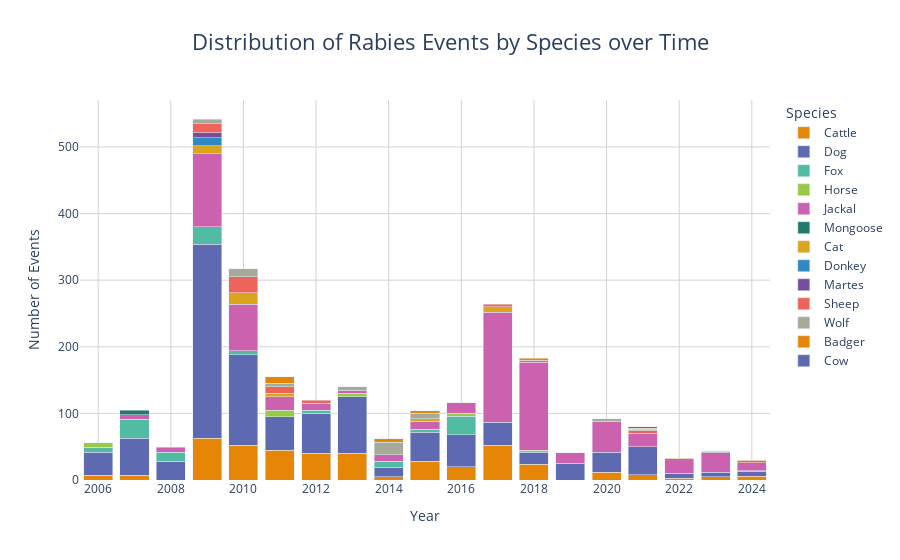

Notebook code for this chart:
### Markdown cell above
### Distribution of Rabies Events by Species over Time

### Code cell
# Count the number of events per year and species
events_per_year_species = df_rabies_raw.groupby(['Year', 'SpeciesNameEng']).size().reset_index(name='Counts')

# Create the stacked bar chart
fig = px.bar(events_per_year_species, 
             x='Year', 
             y='Counts', 
             color='SpeciesNameEng', 
             title='Distribution of Rabies Events by Species over Time',
             labels={'SpeciesNameEng': 'Species', 'Counts': 'Number of Events'},
             color_discrete_sequence=px.colors.qualitative.Vivid)

# Update layout
fig.update_layout(
    barmode='stack',
    xaxis_title='Year',
    yaxis_title='Number of Events',
    title_x=0.5,
    title_font=dict(size=22),
    legend_title_text='Species',
    plot_bgcolor='white',
    xaxis=dict(showgrid=True, gridcolor='lightgrey'),
    yaxis=dict(showgrid=True, gridcolor='lightgrey')
)

# Save the interactive plot to an HTML file
html_content = fig.to_html(include_plotlyjs='cdn', full_html=False)
minified_html = htmlmin.minify(html_content, remove_comments=True, reduce_empty_attributes=True)

with open("public/plots/interactive_distribution_rabies_events_by_species_over_time.html", "w") as f:
    f.write(minified_html)

print("Interactive plot saved as HTML file.")

# Show the interactive plot
fig.show()

### Figure 1 — Plotly figure (JSON) as saved in the notebook; plotly's stock layout.template omitted (floating-point values rounded to 4 significant figures)
{"data": [{"alignmentgroup": "True", "hovertemplate": "Species=Cattle<br>Year=%{x}<br>Number of Events=%{y}<extra></extra>", "legendgroup": "Cattle", "marker": {"color": "rgb(229, 134, 6)", "pattern": {"shape": ""}}, "name": "Cattle", "offsetgroup": "Cattle", "orientation": "v", "showlegend": true, "textposition": "auto", "type": "bar", "x": [2006, 2007, 2009, 2010, 2011, 2012, 2013, 2014, 2015, 2016, 2017, 2018, 2020, 2021, 2022, 2023, 2024], "xaxis": "x", "y": [7, 7, 63, 52, 45, 40, 40, 5, 28, 20, 52, 24, 12, 8, 3, 5, 6], "yaxis": "y"}, {"alignmentgroup": "True", "hovertemplate": "Species=Dog<br>Year=%{x}<br>Number of Events=%{y}<extra></extra>", "legendgroup": "Dog", "marker": {"color": "rgb(93, 105, 177)", "pattern": {"shape": ""}}, "name": "Dog", "offsetgroup": "Dog", "orientation": "v", "showlegend": true, "textposition": "auto", "type": "bar", "x": [2006, 2007, 2008, 2009, 2010, 2011, 2012, 2013, 2014, 2015, 2016, 2017, 2018, 2019, 2020, 2021, 2022, 2023, 2024], "xaxis": "x", "y": [35, 56, 28, 291, 136, 50, 60, 85, 14, 44, 48, 35, 18, 25, 30, 42, 7, 7, 7], "yaxis": "y"}, {"alignmentgroup": "True", "hovertemplate": "Species=Fox<br>Year=%{x}<br>Number of Events=%{y}<extra></extra>", "legendgroup": "Fox", "marker": {"color": "rgb(82, 188, 163)", "pattern": {"shape": ""}}, "name": "Fox", "offsetgroup": "Fox", "orientation": "v", "showlegend": true, "textposition": "auto", "type": "bar", "x": [2006, 2007, 2008, 2009, 2010, 2012, 2014, 2015, 2016, 2024], "xaxis": "x", "y": [7, 28, 14, 26, 6, 5, 9, 4, 28, 1], "yaxis": "y"}, {"alignmentgroup": "True", "hovertemplate": "Species=Horse<br>Year=%{x}<br>Number of Events=%{y}<extra></extra>", "legendgroup": "Horse", "marker": {"color": "rgb(153, 201, 69)", "pattern": {"shape": ""}}, "name": "Horse", "offsetgroup": "Horse", "orientation": "v", "showlegend": true, "textposition": "auto", "type": "bar", "x": [2006, 2011, 2013, 2016, 2018], "xaxis": "x", "y": [7, 10, 5, 4, 3], "yaxis": "y"}, {"alignmentgroup": "True", "hovertemplate": "Species=Jackal<br>Year=%{x}<br>Number of Events=%{y}<extra></extra>", "legendgroup": "Jackal", "marker": {"color": "rgb(204, 97, 176)", "pattern": {"shape": ""}}, "name": "Jackal", "offsetgroup": "Jackal", "orientation": "v", "showlegend": true, "textposition": "auto", "type": "bar", "x": [2007, 2008, 2009, 2010, 2011, 2012, 2013, 2014, 2015, 2016, 2017, 2018, 2019, 2020, 2021, 2022, 2023, 2024], "xaxis": "x", "y": [7, 7, 110, 70, 20, 10, 5, 10, 12, 16, 165, 132, 16, 46, 20, 22, 29, 12], "yaxis": "y"}, {"alignmentgroup": "True", "hovertemplate": "Species=Mongoose<br>Year=%{x}<br>Number of Events=%{y}<extra></extra>", "legendgroup": "Mongoose", "marker": {"color": "rgb(36, 121, 108)", "pattern": {"shape": ""}}, "name": "Mongoose", "offsetgroup": "Mongoose", "orientation": "v", "showlegend": true, "textposition": "auto", "type": "bar", "x": [2007], "xaxis": "x", "y": [7], "yaxis": "y"}, {"alignmentgroup": "True", "hovertemplate": "Species=Cat<br>Year=%{x}<br>Number of Events=%{y}<extra></extra>", "legendgroup": "Cat", "marker": {"color": "rgb(218, 165, 27)", "pattern": {"shape": ""}}, "name": "Cat", "offsetgroup": "Cat", "orientation": "v", "showlegend": true, "textposition": "auto", "type": "bar", "x": [2009, 2010, 2011, 2015, 2017, 2022], "xaxis": "x", "y": [12, 17, 5, 4, 8, 1], "yaxis": "y"}, {"alignmentgroup": "True", "hovertemplate": "Species=Donkey<br>Year=%{x}<br>Number of Events=%{y}<extra></extra>", "legendgroup": "Donkey", "marker": {"color": "rgb(47, 138, 196)", "pattern": {"shape": ""}}, "name": "Donkey", "offsetgroup": "Donkey", "orientation": "v", "showlegend": true, "textposition": "auto", "type": "bar", "x": [2009], "xaxis": "x", "y": [12], "yaxis": "y"}, {"alignmentgroup": "True", "hovertemplate": "Species=Martes<br>Year=%{x}<br>Number of Events=%{y}<extra></extra>", "legendgroup": "Martes", "marker": {"color": "rgb(118, 78, 159)", "pattern": {"shape": ""}}, "name": "Martes", "offsetgroup": "Martes", "orientation": "v", "showlegend": true, "textposition": "auto", "type": "bar", "x": [2009], "xaxis": "x", "y": [7], "yaxis": "y"}, {"alignmentgroup": "True", "hovertemplate": "Species=Sheep<br>Year=%{x}<br>Number of Events=%{y}<extra></extra>", "legendgroup": "Sheep", "marker": {"color": "rgb(237, 100, 90)", "pattern": {"shape": ""}}, "name": "Sheep", "offsetgroup": "Sheep", "orientation": "v", "showlegend": true, "textposition": "auto", "type": "bar", "x": [2009, 2010, 2011, 2012, 2017, 2018, 2021, 2024], "xaxis": "x", "y": [14, 24, 10, 5, 4, 3, 4, 3], "yaxis": "y"}, {"alignmentgroup": "True", "hovertemplate": "Species=Wolf<br>Year=%{x}<br>Number of Events=%{y}<extra></extra>", "legendgroup": "Wolf", "marker": {"color": "rgb(165, 170, 153)", "pattern": {"shape": ""}}, "name": "Wolf", "offsetgroup": "Wolf", "orientation": "v", "showlegend": true, "textposition": "auto", "type": "bar", "x": [2009, 2010, 2011, 2013, 2014, 2015, 2020, 2021, 2023], "xaxis": "x", "y": [7, 12, 5, 5, 19, 8, 4, 2, 2], "yaxis": "y"}, {"alignmentgroup": "True", "hovertemplate": "Species=Badger<br>Year=%{x}<br>Number of Events=%{y}<extra></extra>", "legendgroup": "Badger", "marker": {"color": "rgb(229, 134, 6)", "pattern": {"shape": ""}}, "name": "Badger", "offsetgroup": "Badger", "orientation": "v", "showlegend": true, "textposition": "auto", "type": "bar", "x": [2011, 2014, 2015, 2018, 2021, 2023, 2024], "xaxis": "x", "y": [10, 5, 4, 3, 2, 1, 1], "yaxis": "y"}, {"alignmentgroup": "True", "hovertemplate": "Species=Cow<br>Year=%{x}<br>Number of Events=%{y}<extra></extra>", "legendgroup": "Cow", "marker": {"color": "rgb(93, 105, 177)", "pattern": {"shape": ""}}, "name": "Cow", "offsetgroup": "Cow", "orientation": "v", "showlegend": true, "textposition": "auto", "type": "bar", "x": [2021], "xaxis": "x", "y": [2], "yaxis": "y"}], "layout": {"barmode": "stack", "legend": {"title": {"text": "Species"}, "tracegroupgap": 0}, "plot_bgcolor": "white", "title": {"font": {"size": 22}, "text": "Distribution of Rabies Events by Species over Time", "x": 0.5}, "xaxis": {"anchor": "y", "domain": [0, 1], "gridcolor": "lightgrey", "showgrid": true, "title": {"text": "Year"}}, "yaxis": {"anchor": "x", "domain": [0, 1], "gridcolor": "lightgrey", "showgrid": true, "title": {"text": "Number of Events"}}}}
